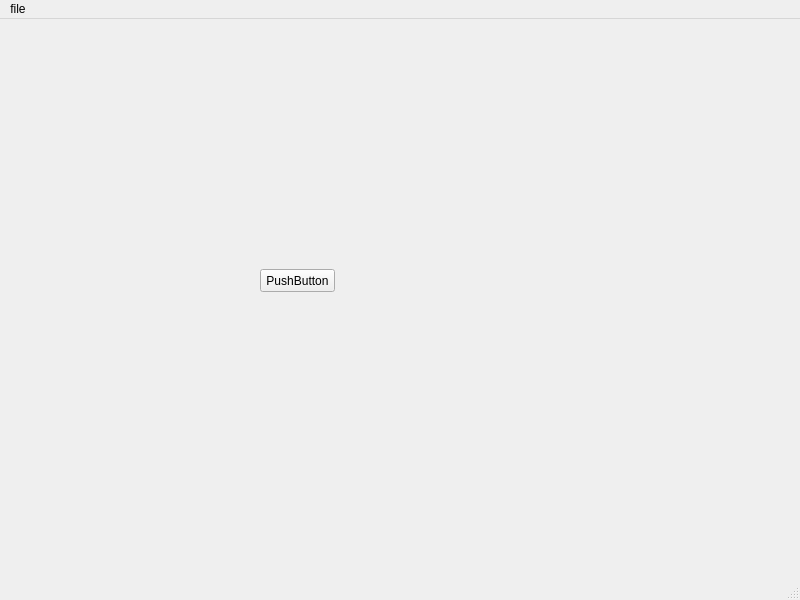
<?xml version="1.0" encoding="UTF-8"?>
<ui version="4.0">
 <class>MainWindow</class>
 <widget class="QMainWindow" name="MainWindow">
  <property name="geometry">
   <rect>
    <x>0</x>
    <y>0</y>
    <width>800</width>
    <height>600</height>
   </rect>
  </property>
  <property name="windowTitle">
   <string>MainWindow</string>
  </property>
  <widget class="QWidget" name="centralwidget">
   <widget class="QPushButton" name="pushButton">
    <property name="geometry">
     <rect>
      <x>260</x>
      <y>250</y>
      <width>75</width>
      <height>23</height>
     </rect>
    </property>
    <property name="text">
     <string>PushButton</string>
    </property>
   </widget>
  </widget>
  <widget class="QMenuBar" name="menubar">
   <property name="geometry">
    <rect>
     <x>0</x>
     <y>0</y>
     <width>800</width>
     <height>23</height>
    </rect>
   </property>
   <widget class="QMenu" name="menufile">
    <property name="title">
     <string>file</string>
    </property>
   </widget>
   <addaction name="menufile"/>
  </widget>
  <widget class="QStatusBar" name="statusbar"/>
 </widget>
 <resources/>
 <connections/>
</ui>
